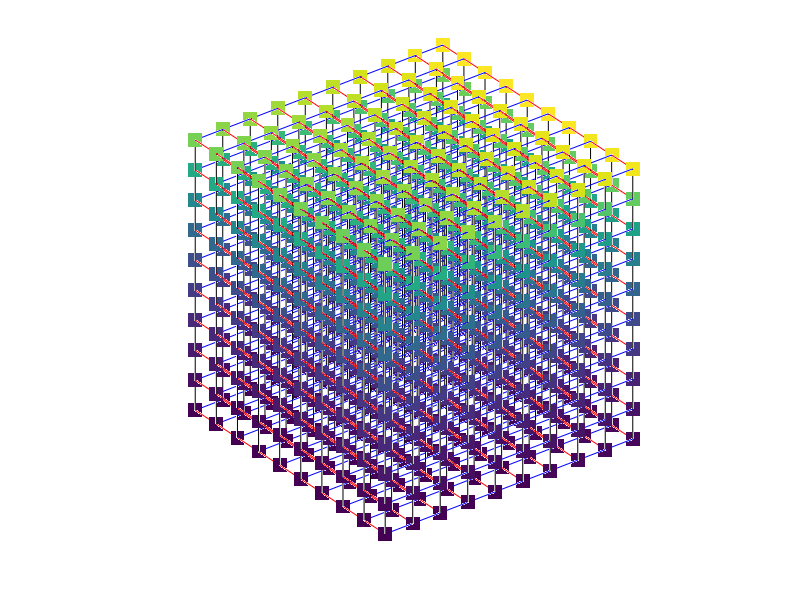

This figure's MATLAB source:
%% Colorful cube

figure(1), clf

n  = 10;
ni = linspace(0,1,n);
[X,Y] = meshgrid(ni);
x = [X(:) X(:)]';
y = [Y(:) Y(:)]';
z = [zeros(1,n*n); ones(1,n*n)];

% use plot3 to draw all connecting lines
plot3(x,y,z,'k', z,x,y,'b', y,z,x,'r') % , hold on
% plot3(y,z,x,'r'),hold on
% plot3(z,x,y,'b')

% plot the nodes
hold on
[X,Y,Z] = meshgrid(ni);
% color = randn(1,n^3);
color = logspace(log10(1),log10(10),n^3);
h = scatter3(X(:),Y(:),Z(:),100,color,'filled'); % keep handle to change properties
set(h, 'Marker', 's')

rotate3d on
axis square, axis off, rotate3d on

%%
